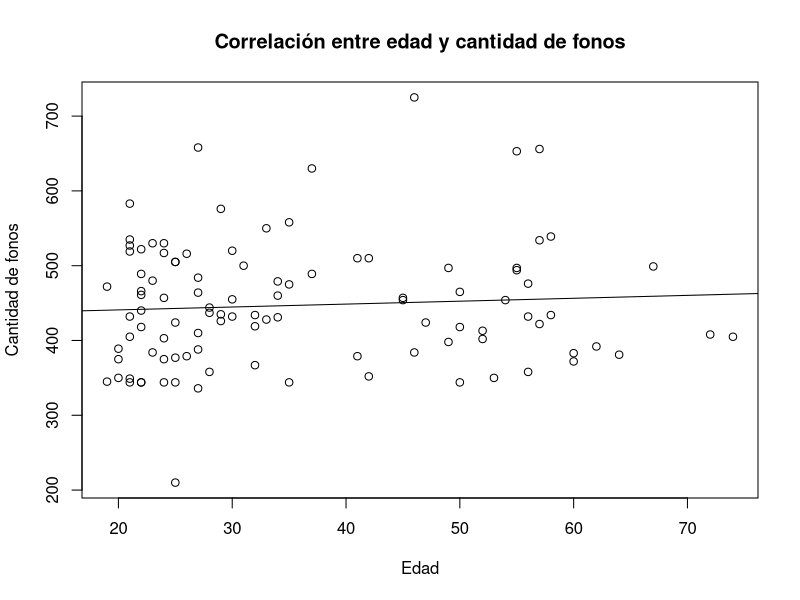
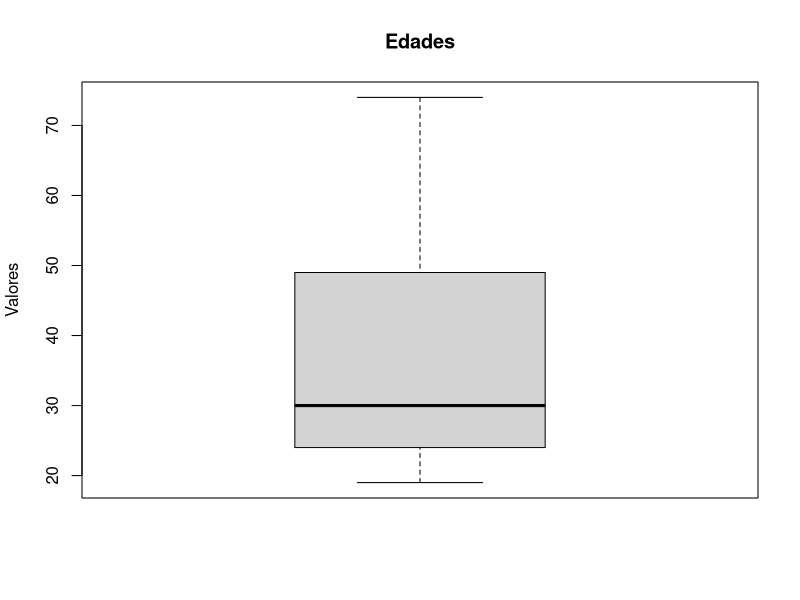
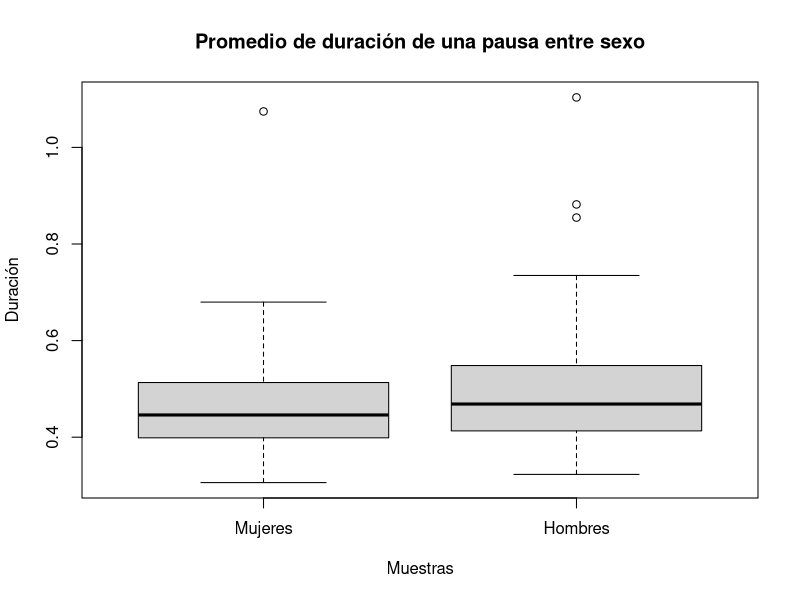
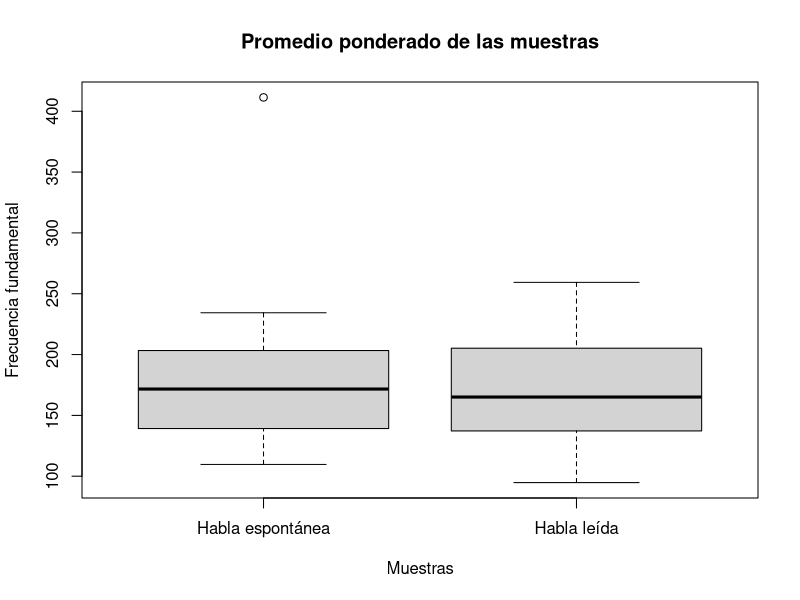

Write R code to recreate these figures, in order.
# Ejercicio 1
# Los hablantes de mayor edad suelen usar palabras de mayor longitud.
gente <- read.table('test1.csv', sep=',', colClasses=c('character', 'character', 'character', 'integer', 'integer'), col.names=c('name','audio','sex', 'Edad', 'Cantidad.de.fonos'))
age <- gente[,"Edad"]
amount <- gente[,"Cantidad.de.fonos"]

jpeg('test1-plotCorr.jpg')
plot(age, amount, main="Correlación entre edad y cantidad de fonos", xlab="Edad", ylab="Cantidad de fonos")
abline(lm(amount~age))
dev.off()
# La linea debe crecer de la punta izquierda abajo hasta la derecha arriba
# para que de correlacion deberia esta igual a la q mostramos

cor.test(age, amount)

jpeg('test1-boxplotAge.jpg')
boxplot(age, main="Edades", xlab="", ylab="Valores")
dev.off()

# Ejercicio 2
# Los hombres producen pausas (silencios entre segmentos de habla) más cortas que las mujeres.
# version promedio
men <- read.table('test2-menProm.csv', sep=',',col.names=c('name', 'audio', 'sex', 'prom'))
promMen <-men[,'prom']
women <- read.table('test2-womenProm.csv', sep=',',col.names=c('name', 'audio', 'sex', 'prom'))
promWomen <-women[,'prom']
# Hipotesis a probar: muH < muM
# H0: muH > muM        H1: muH <= muM
t.test(promMen, promWomen, alternative='less')
# 	Welch Two Sample t-test

# data:  promMen and promWomen 
# t = 1.9707, df = 198.294, p-value = 0.9749
# alternative hypothesis: true difference in means is less than 0 
# 95 percent confidence interval:
#        -Inf 0.06032997 
# sample estimates:
# mean of x mean of y 
# 0.4984685 0.4656551 
# p-value no es menor que 0.05, entonce sno podems rechazar H0

# Hipotesis a probar: muH != muM
t.test(promMen, promWomen, alternative='two.sided')

# 	Welch Two Sample t-test

# data:  promMen and promWomen 
# t = 1.9707, df = 198.294, p-value = 0.05015
# alternative hypothesis: true difference in means is not equal to 0 
# 95 percent confidence interval:
#  -0.0000218982  0.0656486380 
# sample estimates:
# mean of x mean of y 
# 0.4984685 0.4656551 
# p-value entre 0.05 y 0.1 approaching significance... aprecen ser distintos 

# Hipotesis a probar: muH > muM
t.test(promMen, promWomen, alternative='greater')

# 	Welch Two Sample t-test

# data:  promMen and promWomen 
# t = 1.9707, df = 198.294, p-value = 0.02508
# alternative hypothesis: true difference in means is greater than 0 
# 95 percent confidence interval:
#  0.005296771         Inf 
# sample estimates:
# mean of x mean of y 
# 0.4984685 0.4656551 
# p-value 0.02 asique podemos rechazar Ho y afirmar que muH > muM
# o sea las mujeres producen pausas mas cortas que los hombres

# version todos los espacios
menPauses <- read.table('test2-menPauses.csv', sep=',')
womenPauses <- read.table('test2-womenPauses.csv', sep=',')
# Hipotesis a probar: muH > muM
t.test(menPauses, womenPauses, alternative='greater')
# 	Welch Two Sample t-test

# data:  menPauses and womenPauses 
# t = 3.1586, df = 2548.519, p-value = 0.000802
# alternative hypothesis: true difference in means is greater than 0 
# 95 percent confidence interval:
#  0.01539295        Inf 
# sample estimates:
# mean of x mean of y 
# 0.4930671 0.4609351 
# p-value 0.000082 podemos rechazar Ho y seguir afirmando que
# o sea las mujeres producen pausas mas cortas que los hombres

# Ver si se puede hacer boxplot de las pausas, pero creo que no
jpeg('test2-boxplotsAllPausesProm.jpg')
#colnames(promMen) <- c('Hombres')
#colnames(promWomen) <- c('Promedio de pausas Mujeres')
Hombres <- promMen
Mujeres <- promWomen
allPausesProm <- append(as.data.frame(Mujeres),as.data.frame(Hombres))
boxplot(allPausesProm, main="Promedio de duración de una pausa entre sexo", xlab="Muestras", ylab="Duración")
dev.off()

# Ejercicio 3
# El habla espontánea tiene un tono de voz más grave que el habla leída. 
# Se pasa a 
#“El habla espontánea tiene un tono de voz con baja frecuencia fundamental comparando al habla leída.”

# Version promedio ponderado
meansF0SS <- read.table('test3-meansF0SS.csv', sep=',')
meansF0RS <- read.table('test3-meansF0RS.csv', sep=',')
# Hipotesis a probar: muF0SS < muF0RS
t.test(meansF0SS$V1, meansF0RS$V1, paired=TRUE, alternative='less')
# 	Paired t-test

# data:  meansF0SS$V1 and meansF0RS$V1 
# t = 1.0254, df = 39, p-value = 0.8442
# alternative hypothesis: true difference in means is less than 0 
# 95 percent confidence interval:
#      -Inf 16.52119 
# sample estimates:
# mean of the differences 
#                6.250525 

# p-valor > 0.8442, entonce sno podemos rechazar Ho

# Hipotesis a probar: muF0SS != muF0RS
t.test(meansF0SS$V1, meansF0RS$V1, paired=TRUE, alternative='two.sided')
# 	Paired t-test

# data:  meansF0SS$V1 and meansF0RS$V1 
# t = 1.0254, df = 39, p-value = 0.3115
# alternative hypothesis: true difference in means is not equal to 0 
# 95 percent confidence interval:
#  -6.079399 18.580449 
# sample estimates:
# mean of the differences 
#                6.250525 

# p-valor alto, tampoco nos da estadisticamente significativo 

# Hipotesis a probar: muF0SS > muF0RS
t.test(meansF0SS$V1, meansF0RS$V1, paired=TRUE, alternative='greater')
# 	Paired t-test

# data:  meansF0SS$V1 and meansF0RS$V1 
# t = 1.0254, df = 39, p-value = 0.1558
# alternative hypothesis: true difference in means is greater than 0 
# 95 percent confidence interval:
#  -4.020141       Inf 
# sample estimates:
# mean of the differences 
#                6.250525 

# p-valor cercano a 0.15, parece cercano a un aproaching significance pero igual no alacanza ya que no es < 0.1

# Version promedio simple: no ponderado
meansSimpleF0SS <- read.table('test3-meansSimpleF0SS.csv', sep=',')
meansSimpleF0RS <- read.table('test3-meansSimpleF0RS.csv', sep=',')

t.test(meansSimpleF0SS$V1, meansSimpleF0RS$V1, paired=TRUE, alternative='less')

# 	Paired t-test

# data:  meansSimpleF0SS$V1 and meansSimpleF0RS$V1 
# t = 1.0254, df = 39, p-value = 0.8442
# alternative hypothesis: true difference in means is less than 0 
# 95 percent confidence interval:
#      -Inf 16.52119 
# sample estimates:
# mean of the differences 
#                6.250525 

t.test(meansSimpleF0SS$V1, meansSimpleF0RS$V1, paired=TRUE, alternative='two.sided')

# 	Paired t-test

# data:  meansSimpleF0SS$V1 and meansSimpleF0RS$V1 
# t = 1.0254, df = 39, p-value = 0.3115
# alternative hypothesis: true difference in means is not equal to 0 
# 95 percent confidence interval:
#  -6.079399 18.580449 
# sample estimates:
# mean of the differences 
#                6.250525 

t.test(meansSimpleF0SS$V1, meansSimpleF0RS$V1, paired=TRUE, alternative='greater')

# 	Paired t-test

# data:  meansSimpleF0SS$V1 and meansSimpleF0RS$V1 
# t = 1.0254, df = 39, p-value = 0.1558
# alternative hypothesis: true difference in means is greater than 0 
# 95 percent confidence interval:
#  -4.020141       Inf 
# sample estimates:
# mean of the differences 
#                6.250525 

# Da todo igual, el promedio ponderado no agrego mucho

# Grafico de F0
colnames(meansF0SS) <- c('Habla espontánea')
colnames(meansF0RS) <- c('Habla leída')
allMeansF0 <-append(as.vector(meansF0SS), as.vector(meansF0RS))
jpeg('test3-boxplotsMeansF0SSvsRS.jpg')
boxplot(allMeansF0, main="Promedio ponderado de las muestras", xlab="Muestras", ylab="Frecuencia fundamental")
dev.off()